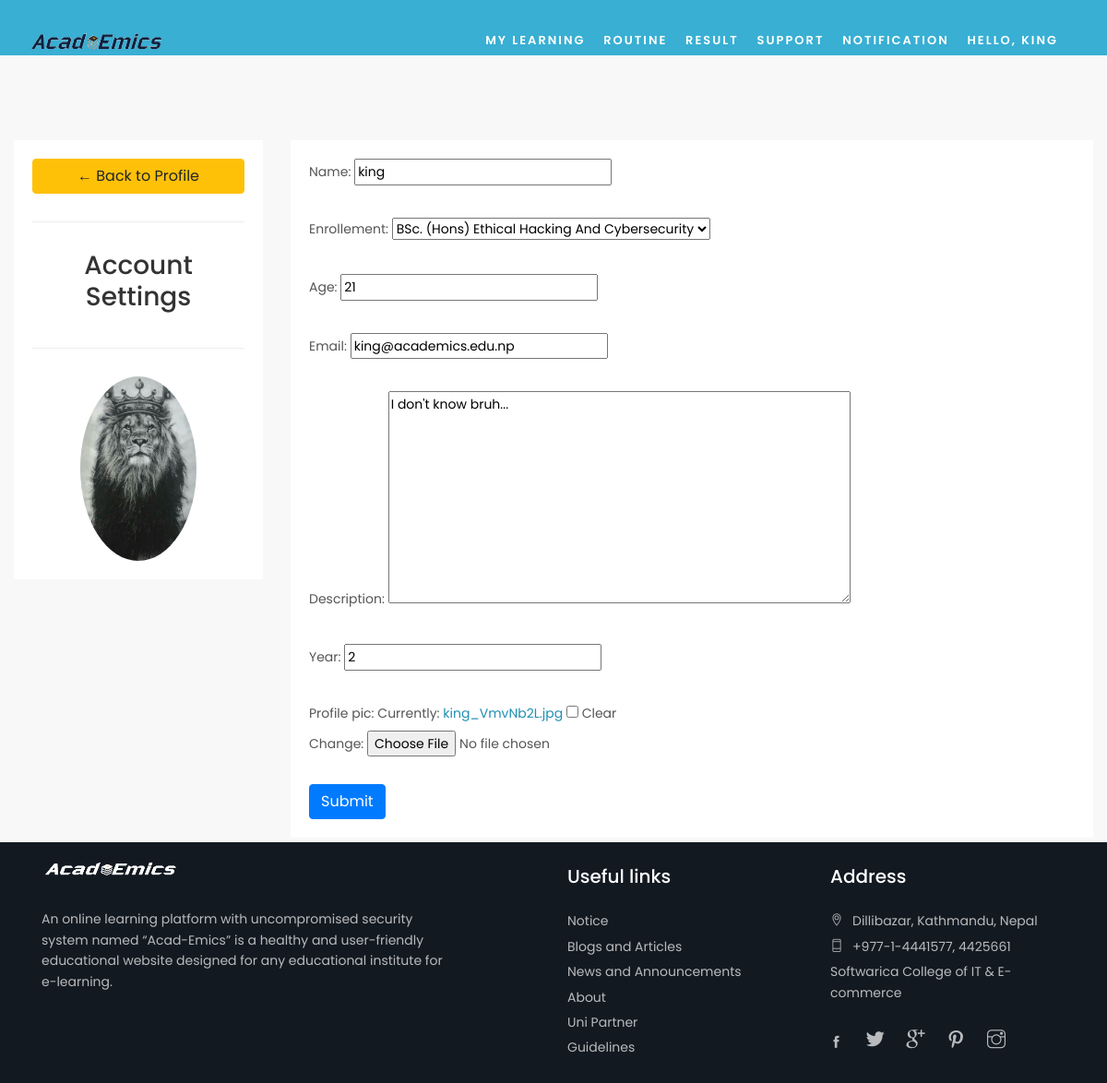
/accounts/profile/ (signed in), run on an earlier commit of the app's database.
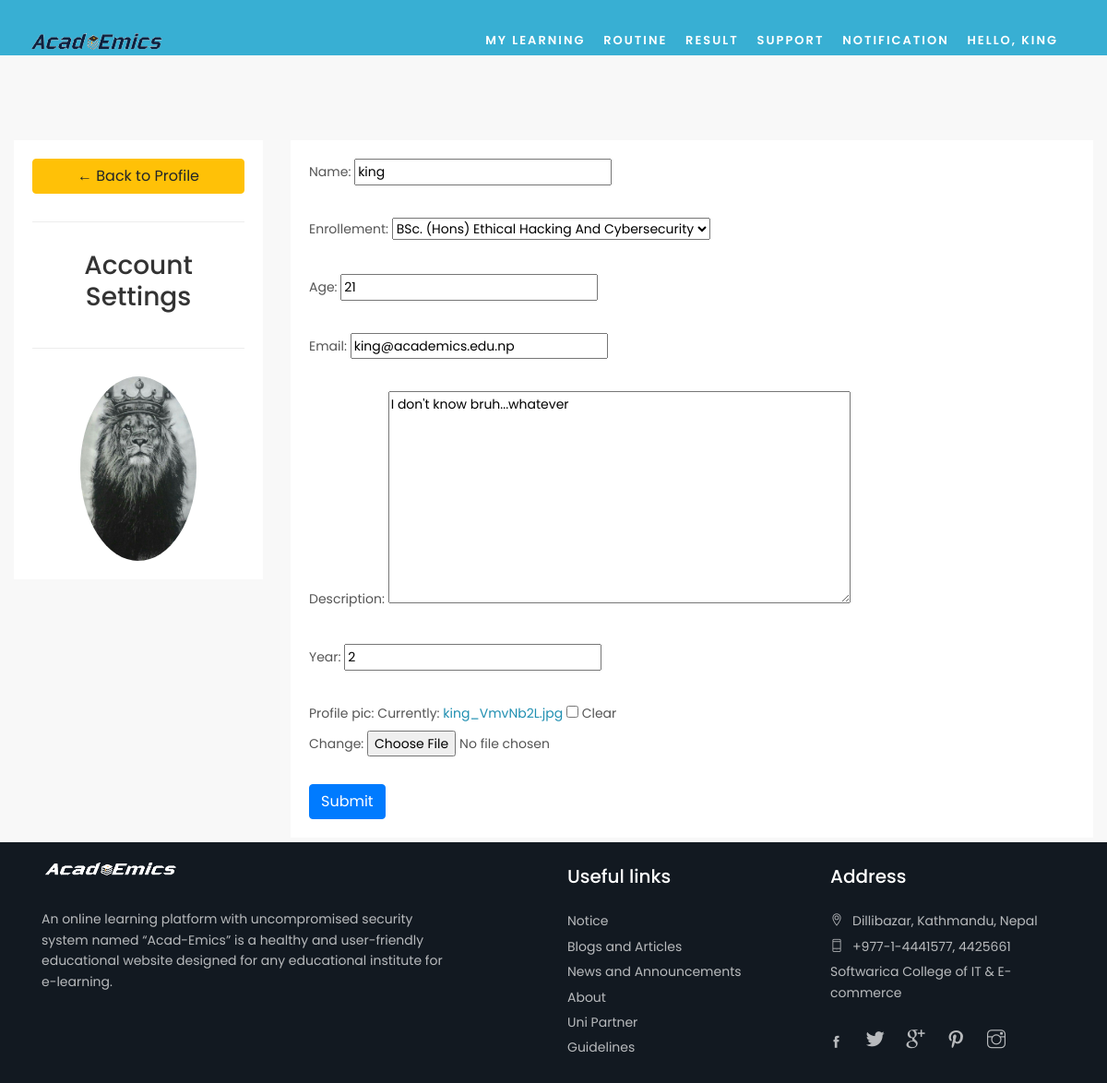
And on a later commit of the database.
### accounts/models.py (models this page shows, shortened)
class Student(models.Model):
    user = models.OneToOneField (User, null= True, blank= True, on_delete=models.CASCADE)
    name= models.CharField(max_length=100)
    sid =  models.IntegerField(validators=[MinValueValidator(180000), MaxValueValidator(1901000)])
    sub_choice=[('E','BSc. (Hons) Ethical Hacking And Cybersecurity'),('CS','BSc. (Hons) Computing')]
    enrollement= models.CharField(max_length=100, choices = sub_choice)
    age = models.IntegerField(null=True)
    email = models.EmailField()
    description = models.TextField(blank=True)
    year= models.IntegerField(validators=[MinValueValidator(1), MaxValueValidator(3)])
    profile_pic = models.ImageField(null=True, blank= True)

### accounts/views.py (the view)
# urls.py: path('profile/',views.account),
@login_required(login_url='login')
def account(request):
    user = request.user.student
    form = Accountform(instance=user)
    if request.method == 'POST':
        form= Accountform(request.POST, request.FILES, instance= user)
        if form.is_valid():
            form.save()
    context= {'form': form}
    return render(request,'account_setting.html',context)

### accounts/forms.py
class Accountform(ModelForm):
	class Meta:
		model = Student
		fields = '__all__'
		exclude = ['user','sid']

### templates/account_setting.html (shortened to what this page needs)
{%  extends 'base.html' %}
{% load static %}
{% block content %}
<br>
<div class="row">
	<div class="col-md-3">
		<div class="card card-body">
			<a class="btn btn-warning" href="{% url 'dash' %}"> &#8592; Back to Profile</a>
			<hr>
			<h3 style="text-align: center">Account Settings</h3>
			<hr>
			<img class="profile-pic" src="{{request.user.student.profile_pic.url}}" >
		</div>
	</div>
	<div class="col-md-9">
		<div class="card card-body">
			<form method="POST" action="" enctype="multipart/form-data">
				{{form.as_p}}
			<input class="btn btn-primary" type="submit" name="Update Information">
			</form>
		</div>
	</div>
</div>
{% endblock %}

### templates/base.html (shortened to what this page needs)
{% load static %}
<!DOCTYPE html>
<html lang="en">
<head>
    <link href="{% static 'css/bootstrap.min.css' %}" rel="stylesheet">
    <link href="{% static 'css/style.css' %}" rel="stylesheet">
	<link href="{% static 'css/vendors.css' %}" rel="stylesheet">
	<link href="{% static 'css/icon_fonts/css/all_icons.min.css' %}" rel="stylesheet">
    <link href="{% static 'css/custom.css' %}" rel="stylesheet">
</head>
<body>
	<div id="page">
	<header class="header menu_2">
		<div id="logo">
			<a href="/"><img src="{% static 'img/academics.png'%}" width="149" height="42" alt=""></a>
		</div>
		<nav id="menu" class="main-menu">
			<ul>
				<li><span><a href="/mycourses">My learning</a></span>
				</li>
				<li><span><a href="/routine">Routine</a></span>
				</li>
				<li><span><a href="/result">Result</a></span>
				</li>
				<li><span><a href="/support">Support</a></span>
				</li>
				<li><span><a href="/notification">Notification</a></span>
				</li>
				<li><span><a>Hello, {{request.user}}</a></span>
				</li>
			</ul>
		</nav>
	</header>
		<div class="features clearfix">
		</div>
		<div class="container-fluid margin_120_0">
		{% block content %}
		{% endblock %}
		</div>
	<footer>
        <div id="footerpadding">
		<div class="container margin_120_95">
			<div class="row">
				<div class="col-lg-5 col-md-12 p-r-5">
					<p><img id= "footimg" src="{% static 'img/academicsfooter.png' %}" width="149" height="42" alt=""></p>
					<p>An  online learning platform with uncompromised security system named “Acad-Emics” is a healthy and user-friendly educational website designed for any educational institute for e-learning.</p>
				</div>
				<div class="col-lg-3 col-md-6 ml-lg-auto">
					<h5>Useful links</h5>
					<ul class="links">
						<li><a href="notice">Notice</a></li>
						<li><a href="blogs_and_articles">Blogs and Articles</a></li>
						<li><a href="news_and_announcements">News and Announcements</a></li>
						<li><a href="about">About</a></li>
						<li><a href="uni-partner">Uni Partner</a></li>
						<li><a href="guidelines">Guidelines</a></li>
					</ul>
				</div>
				<div class="col-lg-3 col-md-6">
					<h5>Address</h5>
					<ul class="contacts">
						<li><a href="#"><i class="ti-location-pin"></i>Dillibazar, Kathmandu, Nepal </a></li>
						<li><a href="tel://61280932400"><i class="ti-mobile"></i>+977-1-4441577, 4425661</a></li>
						<li>Softwarica College of IT & E-commerce</li>
					</ul>
					<div class="follow_us">
						<ul>
							<li><a href="//www.facebook.com"><i class="ti-facebook"></i></a></li>
							<li><a href="//www.twitter.com"><i class="ti-twitter-alt"></i></a></li>
							<li><a href="//www.google.com"><i class="ti-google"></i></a></li>
							<li><a href="//www.pinterest.com"><i class="ti-pinterest"></i></a></li>
							<li><a href="//www.instagram.com"><i class="ti-instagram"></i></a></li>
						</ul>
					</div>
				</div>
			</div>
        </div>
    </div>
	</footer>
	</div>
</body>
</html>

### static/css/custom.css (style rules this page uses)
#footerpadding { padding-top: 0; padding-bottom: 0; }
#footimg { padding-top: 10px; }

### templates/account_setting.html (style rules this page uses)
.profile-pic { max-width: 200px; max-height:200px; margin: 0 auto; border-radius: 50%; }

What changed in the data, as far as the page shows it:
changed Student "king": description "I don't know bruh..." → "I don't know bruh...whatever"
